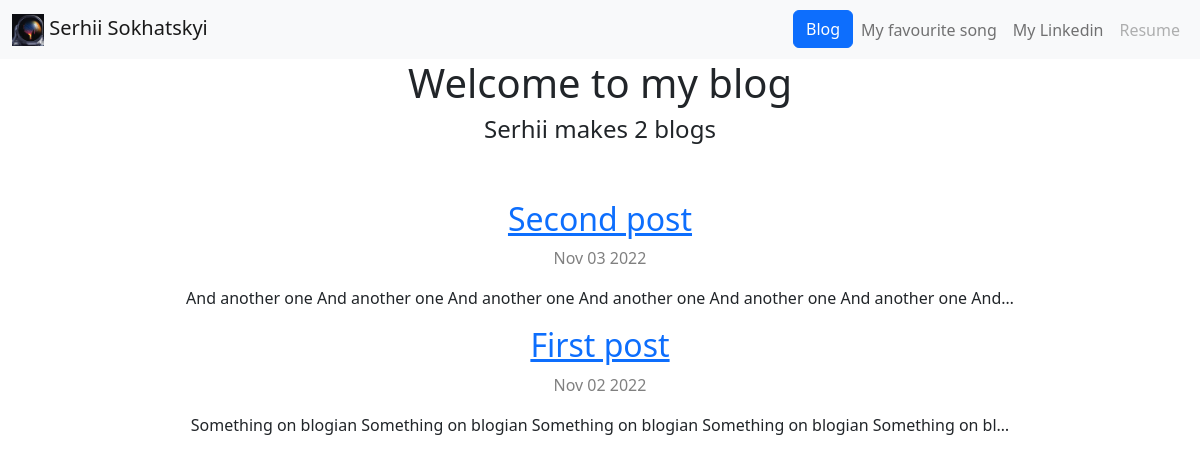
/blog/, run on an earlier commit of the app's database.
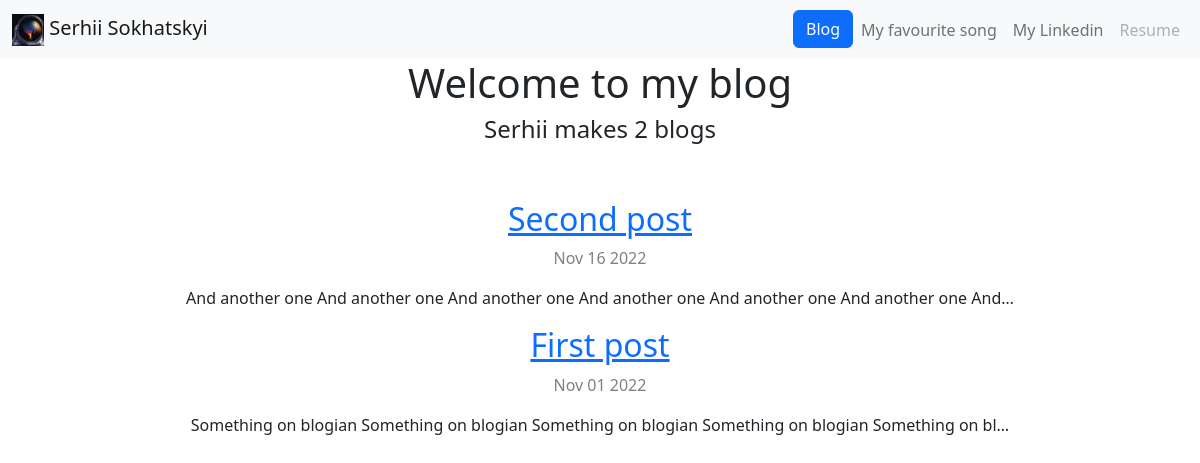
And on a later commit of the database.
### blog/models.py (models this page shows, shortened)
class Blog(models.Model):
    title = models.CharField(max_length=200)
    discription = models.TextField(max_length=500)
    last_change = models.DateField(auto_now=True)
    date = models.DateField()

### blog/views.py (the view)
# urls.py: path('', views.all_blogs, name='all_blogs'),
def all_blogs(request):
    blogs = Blog.objects.order_by('-date')
    blog_counter = len(blogs)
    return render(request, 'blog/all_blogs.html', {'blogs': blogs, 'blog_counter': blog_counter})

### blog/templates/blog/all_blogs.html
{% extends 'portfolio/base.html' %}
{% block content %}
<div class="container text-center">
<h1>Welcome to my blog</h1>
<h4>Serhii makes {{ blog_counter }} blogs</h4>
<br>
<br>
{% for blog in blogs %}
<a href="{% url 'blog:detail' blog.id %}"><h2>{{ blog.title }}</h2></a>
<p style="color: gray">{{ blog.date|date:'M d Y' }}</p>
<p>{{ blog.discription|striptags|truncatechars:100 }}</p>
{% endfor %}
</div>
{% endblock %}

What changed in the data, as far as the page shows it:
changed Blog "Second post": date "Nov 03 2022" → "Nov 16 2022"
changed Blog "First post": date "Nov 02 2022" → "Nov 01 2022"
